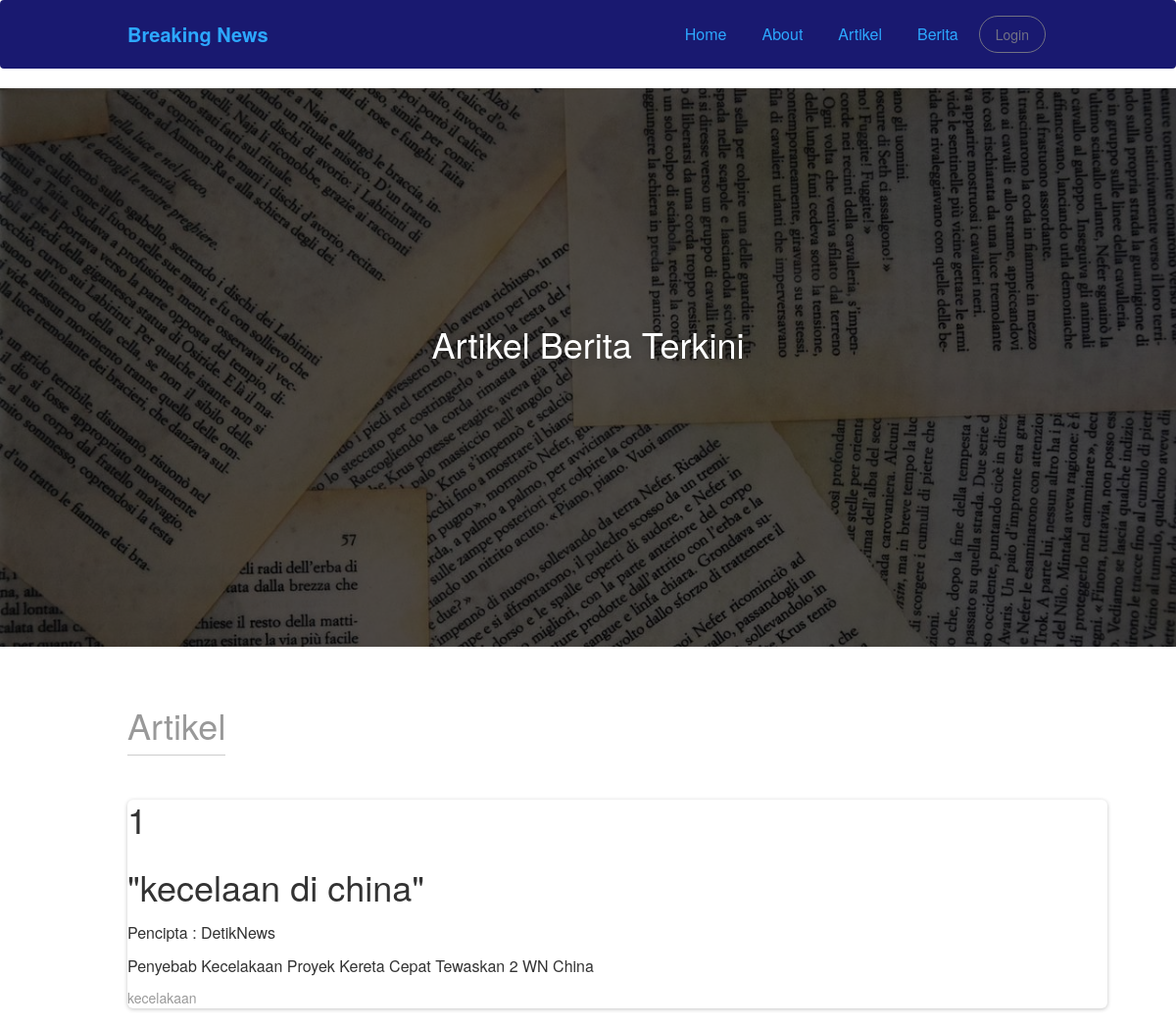
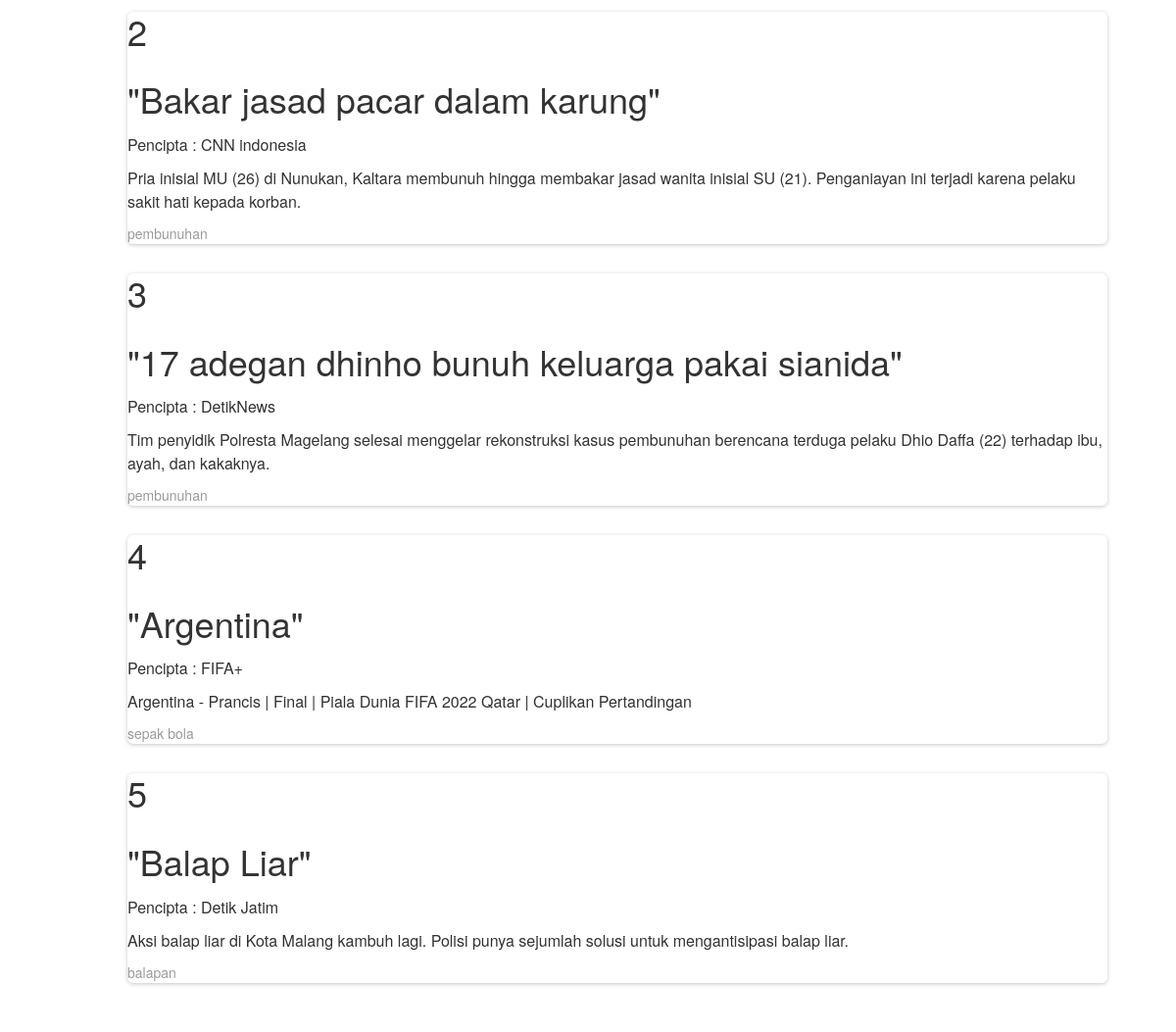
Page /artikel/ on the committed database (2 pictures, top to bottom).
### karya/models.py (models this page shows, shortened)
class Artikel(models.Model):
    nama = models.CharField(max_length=100,blank=True,null=True)
    deskripsi = models.CharField(max_length=100,blank=True,null=True)
    pencipta = models.CharField(max_length=100,blank=True,null=True)
    kategori = models.ForeignKey(Kategori, on_delete=models.CASCADE)
    harga = models.CharField(max_length=100,blank=True,null=True)
    class Meta:
        verbose_name_plural = "Artikel"

class Kategori(models.Model):
    nama = models.CharField(max_length=20)
    def __str__(self):
        return self.nama
    class Meta:
        verbose_name_plural = "Kategori"

### berita/views.py (the view)
# urls.py: path('artikel/', artikel, name='artikel'),
def artikel(request):
    template_name = 'front/artikel.html'
    artikel= Artikel.objects.all()
    context = {
        'title':'Halaman Artikel',
        'artikel' : artikel
    }
    return render(request, template_name, context)

### templates/front/artikel.html
{% extends 'front/base.html' %}
{% load static %}
{% block content %}
<div class="wrapper">
    <div class="parallax filter-black">
        <div class="parallax-image">
            <img src="{% static "front/img/bg102.jpg" %}" />
        </div>
        <div class="small-info">
            <h2>Artikel Berita Terkini</h2>
        </div>
    </div>
    <div class="section">
        <div class="container">
            <h2 class="section-title">Artikel</h2>
            <div class="row">
                 <div class="col-md-4">
                    {% for a in artikel %}
                    <div class="card" style="width: 100rem;">
                        <div class="card-body">
                            <h2 class="fw-bold">{{forloop.counter}}</h2>
                            <h2 class="fs-1"> "{{a.nama}}" </h2>
                            <p class="fs-1">Pencipta : {{a.pencipta}}</p>
                            <p class="card-text">{{a.deskripsi}}</p>
                            <p class="category">{{a.kategori}}</p>
                        </div>
                      </div>
                     {% endfor %}</div>
            </div>
        </div>
{% endblock content %}

### static/front/css/examples.css (style rules this page uses)
.section-title { font-weight: 300; display: inline-block; padding-bottom: 10px; border-bottom: 1px solid #CCCCCC; color: #999; }
.parallax { width: 100%; height: 570px; overflow: hidden; display: block; }
.parallax .small-info { color: #FFFFFF; text-shadow: 0 0 10px rgba(0, 0, 0, 0.27); top: 37%; position: absolute; text-align: center; width: 100%; z-index: 2; }
.parallax .parallax-image img { width: 100%; position: relative; }
.filter-black { position: relative; }
.filter-black:after { position: absolute; left: 0; top: 0; width: 100%; height: 100%; display: block; z-index: 1; background-color: rgba(0, 0, 0, 0.66); content: ""; }
.about-us .container, .contact-us .container, .pricing .container, .blog-page .container, .ecommerce .container, .home .container, .product-page .container, .blog-post .container { max-width: 970px; }

### rows in the picture
Artikel: nama "kecelaan di china", pencipta "DetikNews", deskripsi "Penyebab Kecelakaan Proyek Kereta Cepat Tewaskan 2 WN China", kategori "kecelakaan"
Artikel: nama "Bakar jasad pacar dalam karung", pencipta "CNN indonesia", deskripsi "Pria inisial MU (26) di Nunukan, Kaltara membunuh hingga membakar jasad wanita inisial SU (21). Penganiayan ini terjadi karena pelaku sakit hati kepada korban.", kategori "pembunuhan"
Artikel: nama "17 adegan dhinho bunuh keluarga pakai sianida", pencipta "DetikNews", deskripsi "Tim penyidik Polresta Magelang selesai menggelar rekonstruksi kasus pembunuhan berencana terduga pelaku Dhio Daffa (22) terhadap ibu, ayah, dan kakaknya.", kategori "pembunuhan"
Artikel: nama "Argentina", pencipta "FIFA+", deskripsi "Argentina - Prancis | Final | Piala Dunia FIFA 2022 Qatar | Cuplikan Pertandingan", kategori "sepak bola"
Artikel: nama "Balap Liar", pencipta "Detik Jatim", deskripsi "Aksi balap liar di Kota Malang kambuh lagi. Polisi punya sejumlah solusi untuk mengantisipasi balap liar.", kategori "balapan"
